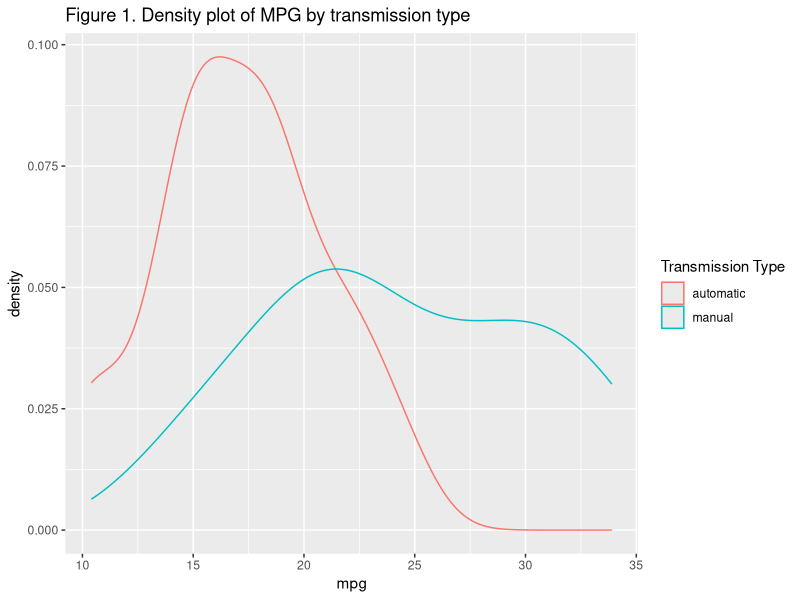
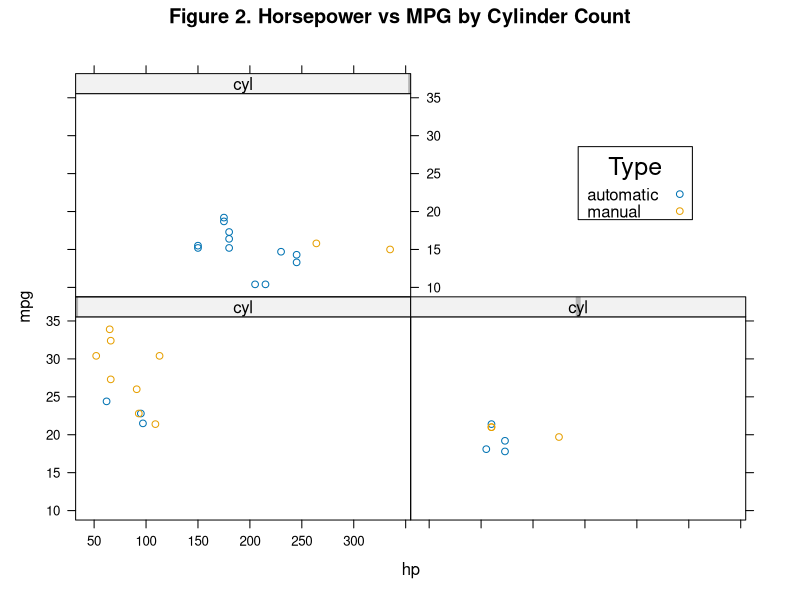

Generate these figures, in order, with R:
## ---- chunk 1
library(ggplot2)
library(lattice)

data(mtcars)
data <- mtcars
data$am[data$am == 0] <- "automatic"
data$am[data$am == 1] <- "manual"
auto <- data[data$am == "automatic",]
manual <- data[data$am == "manual",]
data$ev <- data$hp * data$cyl * data$wt

ggplot(data, aes(x=mpg, color=am)) + geom_density() + scale_colour_discrete(name = "Transmission Type") + ggtitle("Figure 1. Density plot of MPG by transmission type")
## ---- chunk 2
xyplot(mpg ~ hp | cyl, data, group=am, main = "Figure 2. Horsepower vs MPG by Cylinder Count", auto.key = list(title = "Type", 
                x = .75, y=1, corner = c(0,2), 
                border = TRUE, lines = FALSE))
## ---- chunk 3

## ---- chunk 4

